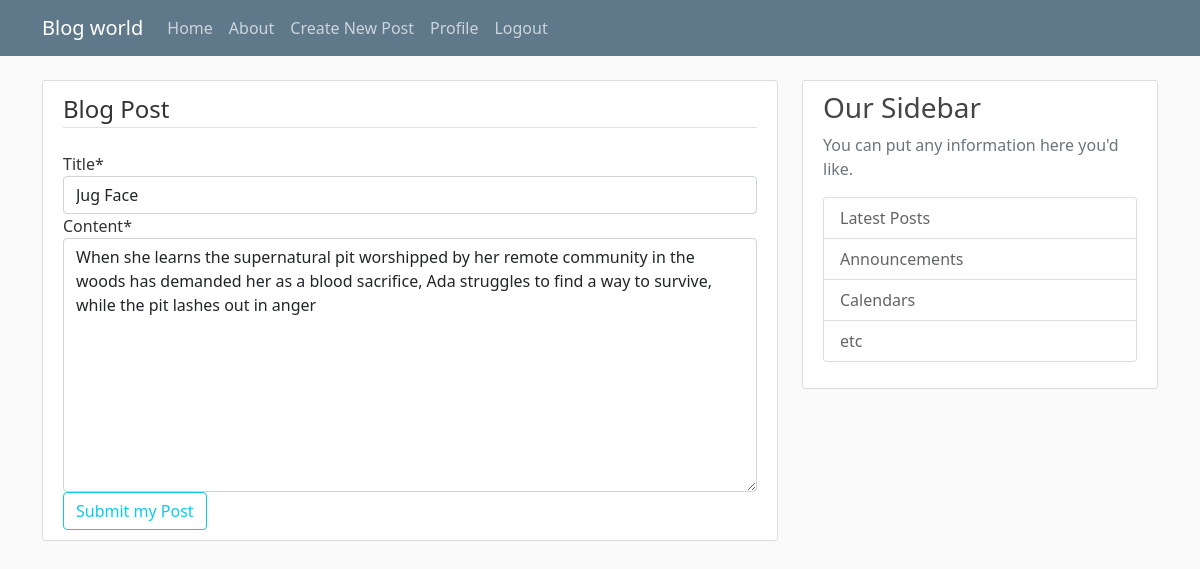
The page /blog/post/29/update (signed in) on the database its author committed.
### blog/models.py (models this page shows, shortened)
class post(models.Model):
    title=models.CharField(max_length=100)
    content=models.TextField()
    date_posted=models.DateTimeField(default=timezone.now)
    author=models.ForeignKey(User,on_delete=models.CASCADE)

### blog/views.py (the view, shortened to what this page needs)
# urls.py: path('post/<int:pk>/update', postupdateview.as_view(), name="post_update"),
class postupdateview(LoginRequiredMixin,UserPassesTestMixin,UpdateView):
    model=post
    fields = ['title','content']
    def test_func(self):
        post=self.get_object()
        if self.request.user == post.author:
            return True
        return False

### blog/templates/blog/post_form.html (shortened to what this page needs)
{% extends "blog/base.html"%}
{% load crispy_forms_tags %}
{%block content%}
        <div class="content-section">
            <form method="post" >
                    <fieldset class="form-group">
                        <legend class="border-bottom mb-4">Blog Post
                        </legend>
                            {{form|crispy}}
                    </fieldset>
                <div class="form-group">
                    <button class="btn btn-outline-info" type="submit">Submit my Post</button>
                </div>
            </form>
        </div>
{% endblock content %}

### blog/static/blog/main.css (style rules this page uses)
body { background: #fafafa; color: #333333; margin-top: 5rem; }
.content-section { background: #ffffff; padding: 10px 20px; border: 1px solid #dddddd; border-radius: 3px; margin-bottom: 20px; }

### rows shown on the page
post: title "Jug Face", content "When she learns the supernatural pit worshipped by her remote community in the woods has demanded her as a blood sacrifice, Ada struggles to find a way to survive, while the pit lashes out in anger"
